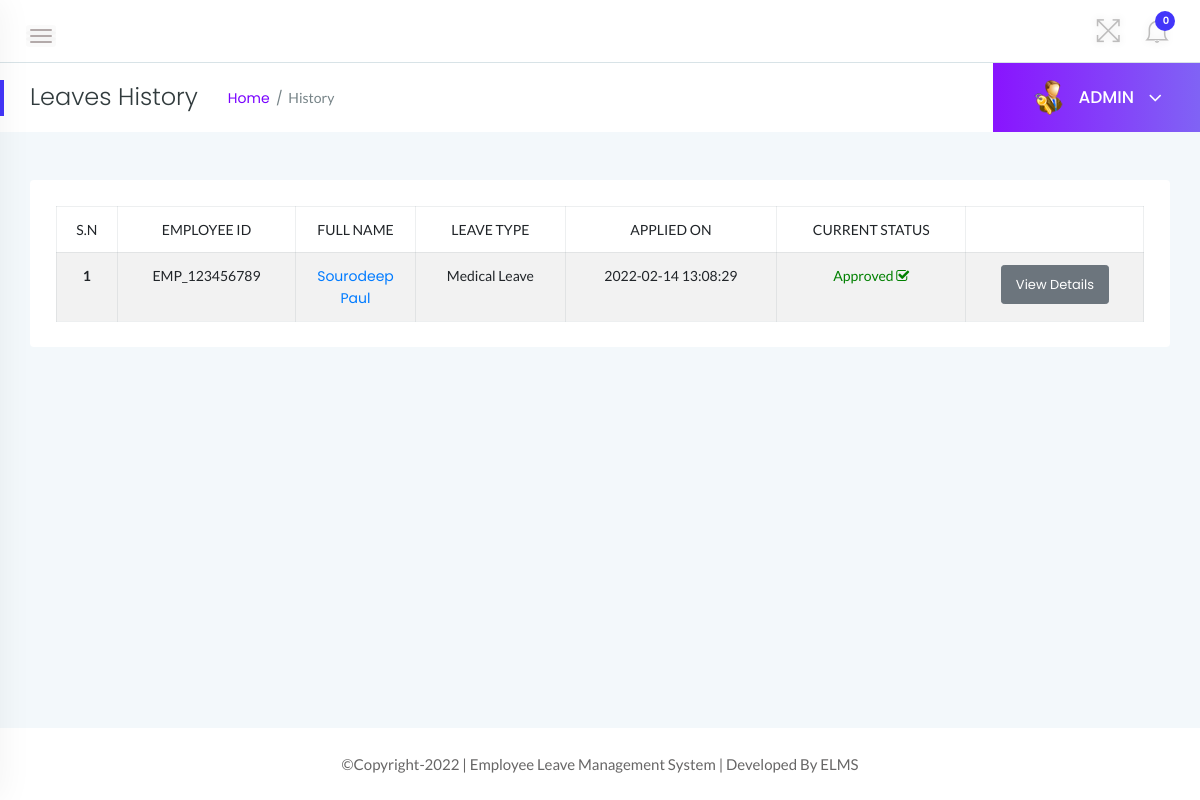
The page /admin/leave-history.php (signed in) on the database as committed earlier.
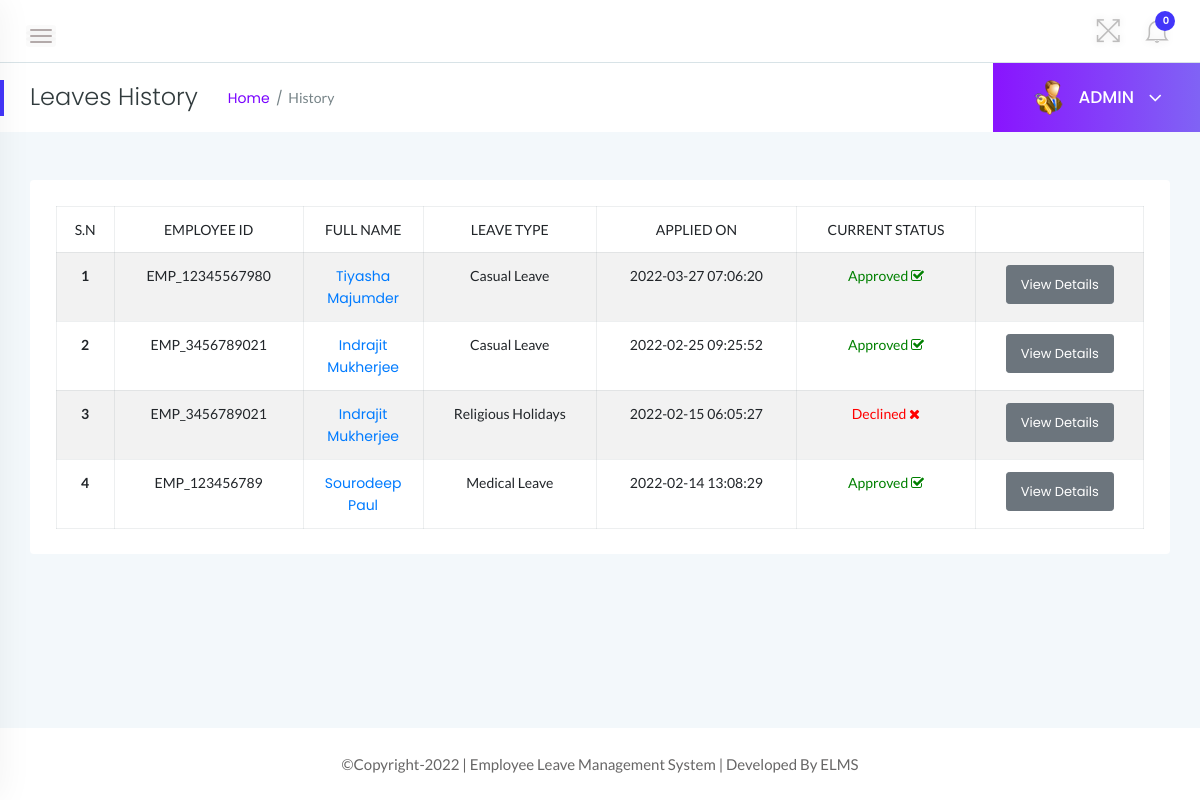
The same page on the database as committed later.
### tables this page shows
CREATE TABLE `tblleaves` (
  `id` int(11) NOT NULL,
  `LeaveType` varchar(110) NOT NULL,
  `ToDate` varchar(120) NOT NULL,
  `FromDate` varchar(120) NOT NULL,
  `Description` mediumtext NOT NULL,
  `PostingDate` timestamp NOT NULL DEFAULT current_timestamp(),
  `AdminRemark` mediumtext DEFAULT NULL,
  `AdminRemarkDate` varchar(120) DEFAULT NULL,
  `Status` int(1) NOT NULL,
  `IsRead` int(1) NOT NULL,
  `empid` int(11) DEFAULT NULL
);

CREATE TABLE `tblemployees` (
  `id` int(11) NOT NULL,
  `EmpId` varchar(100) NOT NULL,
  `FirstName` varchar(150) NOT NULL,
  `LastName` varchar(150) NOT NULL,
  `EmailId` varchar(200) NOT NULL,
  `Password` varchar(180) NOT NULL,
  `Gender` varchar(100) NOT NULL,
  `Dob` varchar(100) NOT NULL,
  `Department` varchar(255) NOT NULL,
  `Address` varchar(255) NOT NULL,
  `City` varchar(200) NOT NULL,
  `Country` varchar(150) NOT NULL,
  `Phonenumber` char(11) NOT NULL,
  `Status` int(1) NOT NULL,
  `RegDate` timestamp NOT NULL DEFAULT current_timestamp()
);

### admin/leave-history.php (the view, shortened to what this page needs)
<?php
    include('../includes/dbconn.php');
    if(strlen($_SESSION['alogin'])==0){
        header('location:index.php');
    } else {
 ?>
<!doctype html>
<html class="no-js" lang="en">
<head>
    <link rel="stylesheet" href="../assets/css/bootstrap.min.css">
    <link rel="stylesheet" href="../assets/css/font-awesome.min.css">
    <link rel="stylesheet" href="../assets/css/themify-icons.css">
    <link rel="stylesheet" href="../assets/css/metisMenu.css">
    <link rel="stylesheet" href="../assets/css/owl.carousel.min.css">
    <link rel="stylesheet" href="../assets/css/slicknav.min.css">
    <link rel="stylesheet" href="https://www.amcharts.com/lib/3/plugins/export/export.css" type="text/css" media="all" />
    <link rel="stylesheet" type="text/css" href="https://cdn.datatables.net/1.10.19/css/jquery.dataTables.css">
    <link rel="stylesheet" type="text/css" href="https://cdn.datatables.net/1.10.18/css/dataTables.bootstrap4.min.css">
    <link rel="stylesheet" type="text/css" href="https://cdn.datatables.net/responsive/2.2.3/css/responsive.bootstrap.min.css">
    <link rel="stylesheet" type="text/css" href="https://cdn.datatables.net/responsive/2.2.3/css/responsive.jqueryui.min.css">
    <link rel="stylesheet" href="../assets/css/typography.css">
    <link rel="stylesheet" href="../assets/css/default-css.css">
    <link rel="stylesheet" href="../assets/css/styles.css">
    <link rel="stylesheet" href="../assets/css/responsive.css">
</head>
<body>
    <div class="page-container">
        <div class="main-content">
            <div class="header-area">
                <div class="row align-items-center">
                    <div class="col-md-6 col-sm-8 clearfix">
                        <div class="nav-btn pull-left">
                            <span></span>
                            <span></span>
                            <span></span>
                        </div>
                    </div>
                    <div class="col-md-6 col-sm-4 clearfix">
                        <ul class="notification-area pull-right">
                            <li id="full-view"><i class="ti-fullscreen"></i></li>
                            <?php include '../includes/admin-notification.php'?>
                        </ul>
                    </div>
                </div>
            </div>
            <div class="page-title-area">
                <div class="row align-items-center">
                    <div class="col-sm-6">
                        <div class="breadcrumbs-area clearfix">
                            <h4 class="page-title pull-left">Leaves History</h4>
                            <ul class="breadcrumbs pull-left">
                                <li><a href="dashboard.php">Home</a></li>
                                <li><span>History</span></li>
                            </ul>
                        </div>
                    </div>
                    <div class="col-sm-6 clearfix">
                        <div class="user-profile pull-right">
                            <img class="avatar user-thumb" src="../assets/images/admin.png" alt="avatar">
                            <h4 class="user-name dropdown-toggle" data-toggle="dropdown">ADMIN <i class="fa fa-angle-down"></i></h4>
                        </div>
                    </div>
                </div>
            </div>
            <div class="main-content-inner">
                <div class="row">
                                <div class="col-12 mt-5">
                                    <div class="card">
                                        <div class="card-body">
                                        <div class="single-table">
                                            <div class="table-responsive">
                                                <table class="table table-hover table-striped table-bordered progress-table text-center">
                                                <thead class="text-uppercase">
                                                <tr>
                                                        <td>S.N</td>
                                                        <td>Employee ID</td>
                                                        <td width="120">Full Name</td>
                                                        <td>Leave Type</td>
                                                        <td>Applied On</td>
                                                        <td>Current Status</td>
                                                        <td></td>
                                                    </tr>
                                                </thead>
                                                <tbody>
                                                <?php
                                                    $sql = "SELECT tblleaves.id as lid,tblemployees.FirstName,tblemployees.LastName,tblemployees.EmpId,tblemployees.id,tblleaves.LeaveType,tblleaves.PostingDate,tblleaves.Status from tblleaves join tblemployees on tblleaves.empid=tblemployees.id order by lid desc";
                                                    $query = $dbh -> prepare($sql);
                                                    $query->execute();
                                                    $results=$query->fetchAll(PDO::FETCH_OBJ);
                                                    $cnt=1;
                                                    if($query->rowCount() > 0){
                                                    foreach($results as $result)
                                                    {
                                                ?>
                                        <tr>
                                            <td> <b><?php echo htmlentities($cnt);?></b></td>
                                            <td><?php echo htmlentities($result->EmpId);?></td>
                                            <td><a href="update-employee.php?empid=<?php echo htmlentities($result->id);?>" target="_blank"><?php echo htmlentities($result->FirstName." ".$result->LastName);?></a></td>
                                            <td><?php echo htmlentities($result->LeaveType);?></td>
                                            <td><?php echo htmlentities($result->PostingDate);?></td>
                                            <td><?php $stats=$result->Status;
                                            if($stats==1){
                                             ?>
                                                 <span style="color: green">Approved <i class="fa fa-check-square-o"></i></span>
                                                 <?php } if($stats==2)  { ?>
                                                <span style="color: red">Declined <i class="fa fa-times"></i></span>
                                                 <?php } if($stats==0)  { ?>
                                            <span style="color: blue">Pending <i class="fa fa-spinner"></i></span>
                                            <?php } ?>
                                             </td>
                                            <td><a href="employeeLeave-details.php?leaveid=<?php echo htmlentities($result->lid);?>" class="btn btn-secondary btn-sm">View Details</a></td>
                                            </tr>
                                                <?php $cnt++;} }?>
                                            </tbody>
                                                </table>
                                            </div>
                                        </div>
                                        </div>
                                    </div>
                                </div>
                </div>
                </div>
            </div>
            <?php include '../includes/footer.php' ?>
        </div>
</body>
</html>
<?php } ?>

### includes/admin-notification.php (shortened to what this page needs)
<link rel="stylesheet" href="../assets/css/styles.css">
<?php
    include 'dbconn.php';
    $isread=0;
    $sql = "SELECT id from tblleaves where IsRead=:isread";
    $query = $dbh -> prepare($sql);
    $query->bindParam(':isread',$isread,PDO::PARAM_STR);
    $query->execute();
    $unreadcount=$query->rowCount();
?>
    <li class="dropdown">
        <i class="ti-bell dropdown-toggle" data-toggle="dropdown">
            <span><?php echo htmlentities($unreadcount);?></span>
            </i>
     </li>

### includes/footer.php
<footer>
        <div class="footer-area">
                <p>©Copyright-<?php echo date("Y");?> | Employee Leave Management System | Developed By ELMS</a></p>
        </div>
</footer>

### assets/css/styles.css (style rules this page uses)
.page-container { width: 100%; height: 100%; min-height: 100vh; padding-left: 280px; -webkit-transition: padding-left 0.3s ease 0s; transition: padding-left 0.3s ease 0s; }
.sbar_collapsed.page-container { padding-left: 0; }
.card { border: none; border-radius: 4px; background-color: #fff; -webkit-transition: all 0.3s ease 0s; transition: all 0.3s ease 0s; }
.card-body { padding: 25.6px; padding: 1.6rem; }
.main-content { width: 100%; background: #f3f8fb; }
.main-content-inner { padding: 0 30px 50px; }
.header-area { padding: 15px 30px; background: #fff; border-bottom: 1px solid #d8e3e7; }
.nav-btn { margin: 10px 30px 0 0; cursor: pointer; }
.nav-btn span { display: block; width: 22px; height: 2px; background: #b3aaaa; margin: 4px 0; border-radius: 15px; -webkit-transition: all 0.3s ease 0s; transition: all 0.3s ease 0s; box-shadow: 0 0 0 4px rgba(99, 96, 96, 0.03); }
.nav-btn span:nth-child(2) { opacity: 0; }
.nav-btn span:first-child { -webkit-transform: rotate(45deg) translate(5px, 5px); transform: rotate(45deg) translate(5px, 5px); }
.nav-btn span:last-child { -webkit-transform: rotate(-45deg) translate(3px, -3px); transform: rotate(-45deg) translate(3px, -3px); }
.sbar_collapsed .nav-btn span { transform: none; opacity: 1; }
.notification-area { -webkit-user-select: none; -moz-user-select: none; -ms-user-select: none; user-select: none; position: relative; z-index: 1; }
.notification-area li { display: inline-block; margin-left: 20px; cursor: pointer; -webkit-user-select: none; -moz-user-select: none; -ms-user-select: none; user-select: none; }
.notification-area li > i { font-size: 26px; color: #bdbcbc; vertical-align: middle; text-shadow: 0 0 8px rgba(0, 0, 0, 0.12); -webkit-transition: color 0.3s ease 0s; transition: color 0.3s ease 0s; }
.notification-area li i > span { position: absolute; right: -5px; top: -7px; font-family: "Poppins", sans-serif; font-size: 10px; font-weight: 600; color: #fff; background: var(--primary-color); height: 20px; width: 20px; border-radius: 50%; text-align: center; line-height: 20px; padding-left: 2px; }
.notification-area li#full-view { display: inline-block; }
.page-title-area { padding: 0 30px; background: #fff; position: relative; }
.page-title-area:before { content: ""; position: absolute; left: 0; top: 50%; width: 4px; height: 36px; background: var(--primary-color); -webkit-transform: translateY(-50%); transform: translateY(-50%); }
.page-title { font-size: 24px; font-weight: 300; color: #313b3d; letter-spacing: 0; margin-right: 30px; }
ul.breadcrumbs { margin-top: 4px; }
.breadcrumbs li { display: inline-block; }
.breadcrumbs li a, .breadcrumbs li span { display: block; font-size: 14px; font-weight: 400; color: #7801ff; letter-spacing: 0; margin-right: 16px; position: relative; }
.breadcrumbs li a:before { content: "/"; color: #768387; position: absolute; right: -13px; top: 0; }
.breadcrumbs li span { margin-right: 0; color: #768387; text-transform: capitalize; }
.user-profile { margin-right: -30px; display: -webkit-box; display: -ms-flexbox; display: flex; -webkit-box-align: center; -ms-flex-align: center; align-items: center; -ms-flex-wrap: wrap; flex-wrap: wrap; background: -webkit-linear-gradient(left, #8914fe 0%, #8063f5 100%); background: linear-gradient(to right, #8914fe 0%, #8063f5 100%); padding: 17px 38px; position: relative; }
.user-profile img.avatar { height: 35px; width: 35px; border-radius: 50%; margin-right: 12px; }
.user-name { font-size: 17px; font-weight: 500; color: #fff; letter-spacing: 0; cursor: pointer; -webkit-user-select: none; -moz-user-select: none; -ms-user-select: none; user-select: none; }
.user-name i { margin-left: 10px; font-size: 21px; vertical-align: middle; position: relative; }
.notification-area .dropdown-toggle, .user-name.dropdown-toggle { position: relative; }
.notification-area .dropdown-toggle:after, .user-name.dropdown-toggle:after { display: none; }
.footer-area { text-align: center; padding: 23px 0 19px; background: #fff; }
.footer-area p { color: #676666; margin-bottom: 0; }
.btn { padding: 11px 17px; font-size: 13px; letter-spacing: 0; }
.btn-sm { padding: 9px 14px; }
.single-table .table { margin-bottom: 0; }
table tr th, table tr td { border-top: 1px solid rgba(120, 130, 140, 0.13) !important; }
.table-bordered td, .table-bordered th { border: 1px solid rgba(120, 130, 140, 0.13) !important; }

Rows that differ between the two databases and show on the page:
added tblleaves: tblemployees.EmpId "EMP_12345567980", tblemployees.FirstName+LastName "Tiyasha Majumder", LeaveType "Casual Leave", PostingDate "2022-03-27 07:06:20", Status "Approved"
added tblleaves: tblemployees.EmpId "EMP_3456789021", tblemployees.FirstName+LastName "Indrajit Mukherjee", LeaveType "Casual Leave", PostingDate "2022-02-25 09:25:52", Status "Approved"
added tblleaves: tblemployees.EmpId "EMP_3456789021", tblemployees.FirstName+LastName "Indrajit Mukherjee", LeaveType "Religious Holidays", PostingDate "2022-02-15 06:05:27", Status "Declined"
